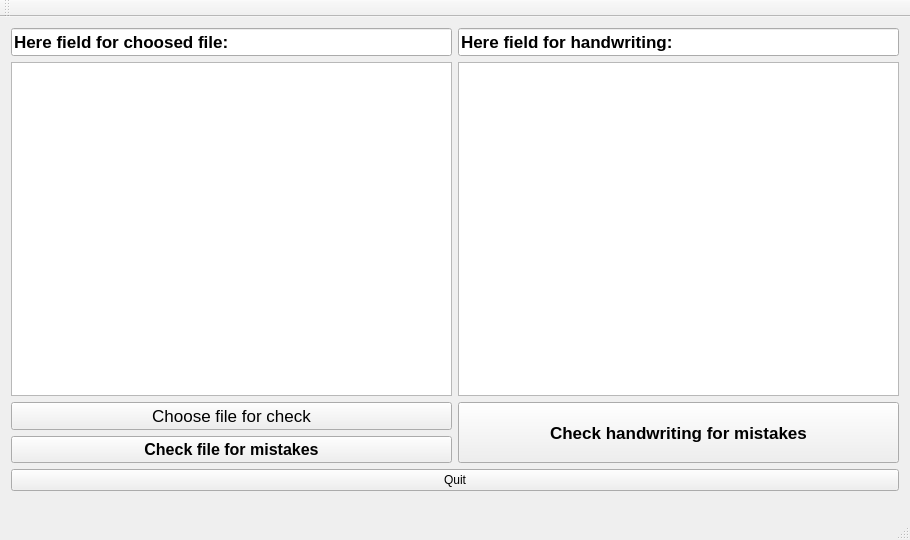
<?xml version="1.0" encoding="UTF-8"?>
<ui version="4.0">
 <class>MainWindow</class>
 <widget class="QMainWindow" name="MainWindow">
  <property name="windowModality">
   <enum>Qt::NonModal</enum>
  </property>
  <property name="geometry">
   <rect>
    <x>0</x>
    <y>0</y>
    <width>910</width>
    <height>540</height>
   </rect>
  </property>
  <property name="font">
   <font/>
  </property>
  <property name="windowTitle">
   <string>MainWindow</string>
  </property>
  <property name="styleSheet">
   <string notr="true"/>
  </property>
  <widget class="QWidget" name="centralWidget">
   <property name="maximumSize">
    <size>
     <width>914</width>
     <height>485</height>
    </size>
   </property>
   <property name="styleSheet">
    <string notr="true"/>
   </property>
   <layout class="QHBoxLayout" name="horizontalLayout">
    <item>
     <layout class="QGridLayout" name="gridLayout">
      <item row="3" column="0">
       <widget class="QPushButton" name="ChooseFile">
        <property name="font">
         <font>
          <pointsize>13</pointsize>
          <italic>false</italic>
          <bold>false</bold>
         </font>
        </property>
        <property name="styleSheet">
         <string notr="true">::hover {
background-color: green;
color: #fff;
}
</string>
        </property>
        <property name="text">
         <string>Choose file for check</string>
        </property>
       </widget>
      </item>
      <item row="1" column="0">
       <widget class="QLineEdit" name="lineEdit_2">
        <property name="font">
         <font>
          <pointsize>13</pointsize>
          <italic>false</italic>
          <bold>true</bold>
          <underline>false</underline>
         </font>
        </property>
        <property name="text">
         <string>Here field for choosed file:</string>
        </property>
        <property name="readOnly">
         <bool>true</bool>
        </property>
       </widget>
      </item>
      <item row="4" column="0">
       <widget class="QPushButton" name="CheckFile">
        <property name="font">
         <font>
          <pointsize>12</pointsize>
          <italic>false</italic>
          <bold>true</bold>
          <underline>false</underline>
         </font>
        </property>
        <property name="styleSheet">
         <string notr="true">::hover {
background-color: green;
color: #fff;
}
</string>
        </property>
        <property name="text">
         <string>Check file for mistakes</string>
        </property>
       </widget>
      </item>
      <item row="2" column="1">
       <widget class="QPlainTextEdit" name="Handwriting">
        <property name="font">
         <font>
          <pointsize>11</pointsize>
          <italic>false</italic>
          <bold>false</bold>
         </font>
        </property>
        <property name="styleSheet">
         <string notr="true">
font: 11pt &quot;Lucida Console&quot;;
</string>
        </property>
       </widget>
      </item>
      <item row="3" column="1" rowspan="2">
       <widget class="QPushButton" name="CheckHandwriting">
        <property name="sizePolicy">
         <sizepolicy hsizetype="Preferred" vsizetype="Preferred">
          <horstretch>0</horstretch>
          <verstretch>0</verstretch>
         </sizepolicy>
        </property>
        <property name="font">
         <font>
          <pointsize>13</pointsize>
          <italic>false</italic>
          <bold>true</bold>
          <underline>false</underline>
         </font>
        </property>
        <property name="styleSheet">
         <string notr="true">::hover {
background-color: green;
color: #fff;
}
</string>
        </property>
        <property name="text">
         <string>Check handwriting for mistakes</string>
        </property>
       </widget>
      </item>
      <item row="2" column="0">
       <widget class="QPlainTextEdit" name="File">
        <property name="font">
         <font>
          <pointsize>11</pointsize>
          <italic>false</italic>
          <bold>false</bold>
         </font>
        </property>
        <property name="styleSheet">
         <string notr="true">font: 11pt &quot;Lucida Console&quot;;</string>
        </property>
        <property name="readOnly">
         <bool>true</bool>
        </property>
       </widget>
      </item>
      <item row="1" column="1">
       <widget class="QLineEdit" name="lineEdit">
        <property name="font">
         <font>
          <pointsize>13</pointsize>
          <italic>false</italic>
          <bold>true</bold>
          <underline>false</underline>
         </font>
        </property>
        <property name="text">
         <string>Here field for handwriting:</string>
        </property>
        <property name="readOnly">
         <bool>true</bool>
        </property>
       </widget>
      </item>
      <item row="5" column="0" colspan="2">
       <widget class="QPushButton" name="Quit">
        <property name="text">
         <string>Quit</string>
        </property>
       </widget>
      </item>
     </layout>
    </item>
   </layout>
  </widget>
  <widget class="QMenuBar" name="menuBar">
   <property name="geometry">
    <rect>
     <x>0</x>
     <y>0</y>
     <width>910</width>
     <height>22</height>
    </rect>
   </property>
  </widget>
  <widget class="QToolBar" name="mainToolBar">
   <attribute name="toolBarArea">
    <enum>TopToolBarArea</enum>
   </attribute>
   <attribute name="toolBarBreak">
    <bool>false</bool>
   </attribute>
  </widget>
  <widget class="QStatusBar" name="statusBar"/>
 </widget>
 <layoutdefault spacing="6" margin="11"/>
 <resources>
  <include location="MainWindow.qrc"/>
 </resources>
 <connections/>
</ui>
